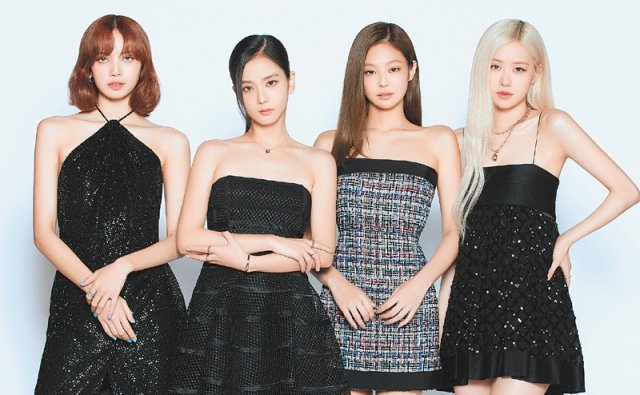
#> input picture image/bp.jpg, 640 x 395 px
$ python image_face_detect.py
#> lines starting #> are read from the running program, lines starting #| are printed output that depends on the picture
import cv2
import faces as faces

image = cv2.imread("image/bp.jpg", cv2.IMREAD_COLOR)
#> image is the input picture: shape (395, 640, 3); mean B, G, R 149.9, 152.5, 158.4

gray = cv2.cvtColor(image, cv2.COLOR_BGR2GRAY)
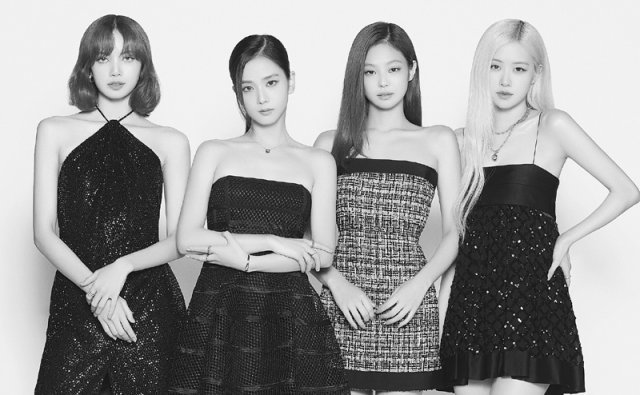
#> gray: shape (395, 640); min 6, max 255, mean 154

gray = cv2.equalizeHist(gray)
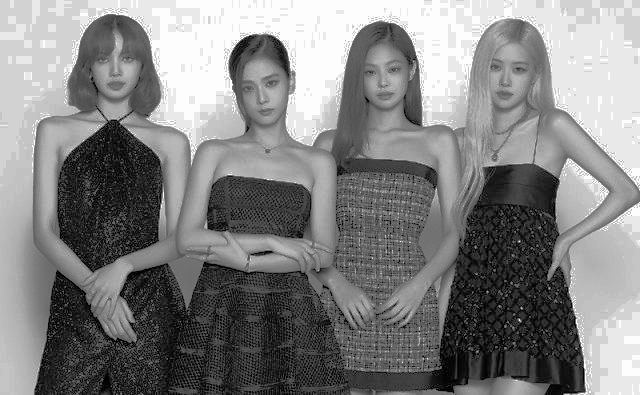
#> gray: shape (395, 640); min 0, max 255, mean 130.3

if image is None: raise Exception("이미지 읽기 실패")

face_cascade = cv2.CascadeClassifier("data/haarcascade_frontalface_alt2.xml")

faces = face_cascade.detectMultiScale(gray, 1.1, 5, 0, (100,100))
#> faces = ()

facesCnt = len(faces)
#> facesCnt = 0

print(len(faces))
#| 0

if facesCnt > 0:

    for face in faces:

        x, y, w, h = face

        cv2.rectangle(image, face, (255, 0, 0), 4)

else: print("얼굴 미검출")

cv2.imshow("MyFace", image)

cv2.waitKey(0)

$ run again, with image/B.png saved as image/bp.jpg
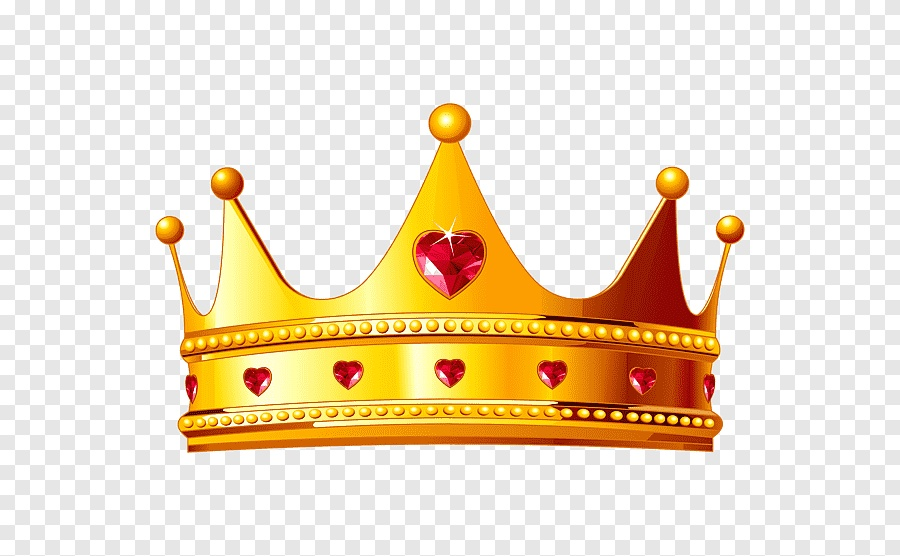
#> input picture image/B.png, 900 x 556 px
#> image is the input picture: shape (556, 900, 3); mean B, G, R 198.5, 222.3, 238
#> `gray = cv2.cvtColor(image, cv2.COLOR_BGR2GRAY)`:
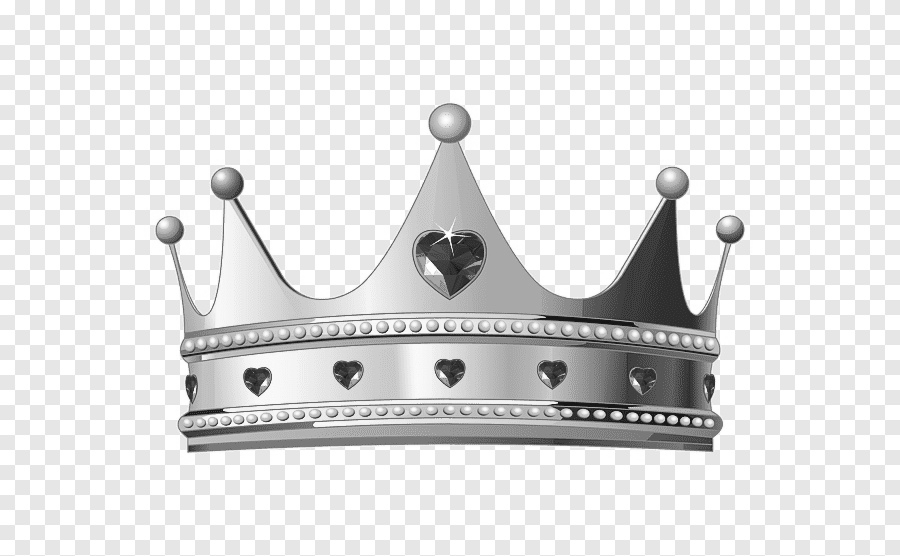
#> gray: shape (556, 900); min 17, max 255, mean 224.3
#> `gray = cv2.equalizeHist(gray)`:
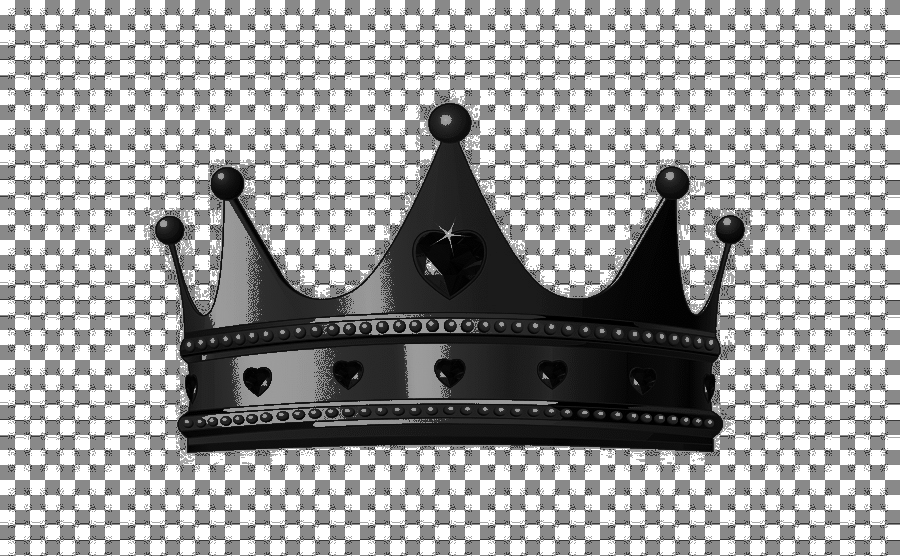
#> gray: shape (556, 900); min 0, max 255, mean 155
#> faces = ()
#> facesCnt = 0
#| 0

$ run again, with image/ive.jpeg copied over image/bp.jpg
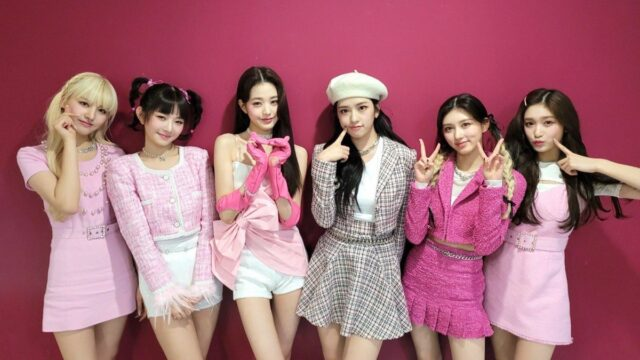
#> input picture image/ive.jpeg, 640 x 360 px
#> image is the input picture: shape (360, 640, 3); mean B, G, R 118.9, 106.2, 167.4
#> `gray = cv2.cvtColor(image, cv2.COLOR_BGR2GRAY)`:
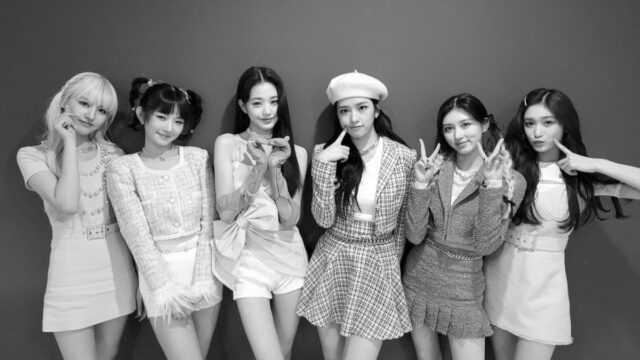
#> gray: shape (360, 640); min 0, max 255, mean 126
#> `gray = cv2.equalizeHist(gray)`:
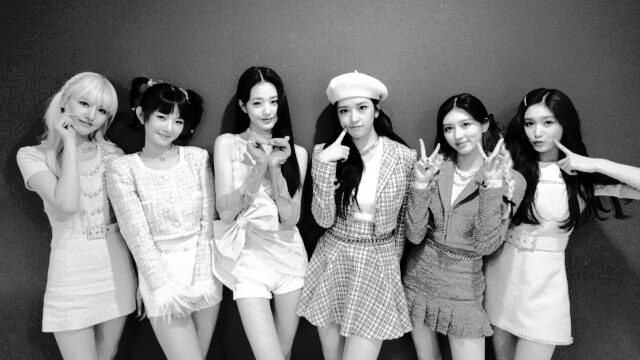
#> gray: shape (360, 640); min 0, max 255, mean 128.2
#> faces = ()
#> facesCnt = 0
#| 0
